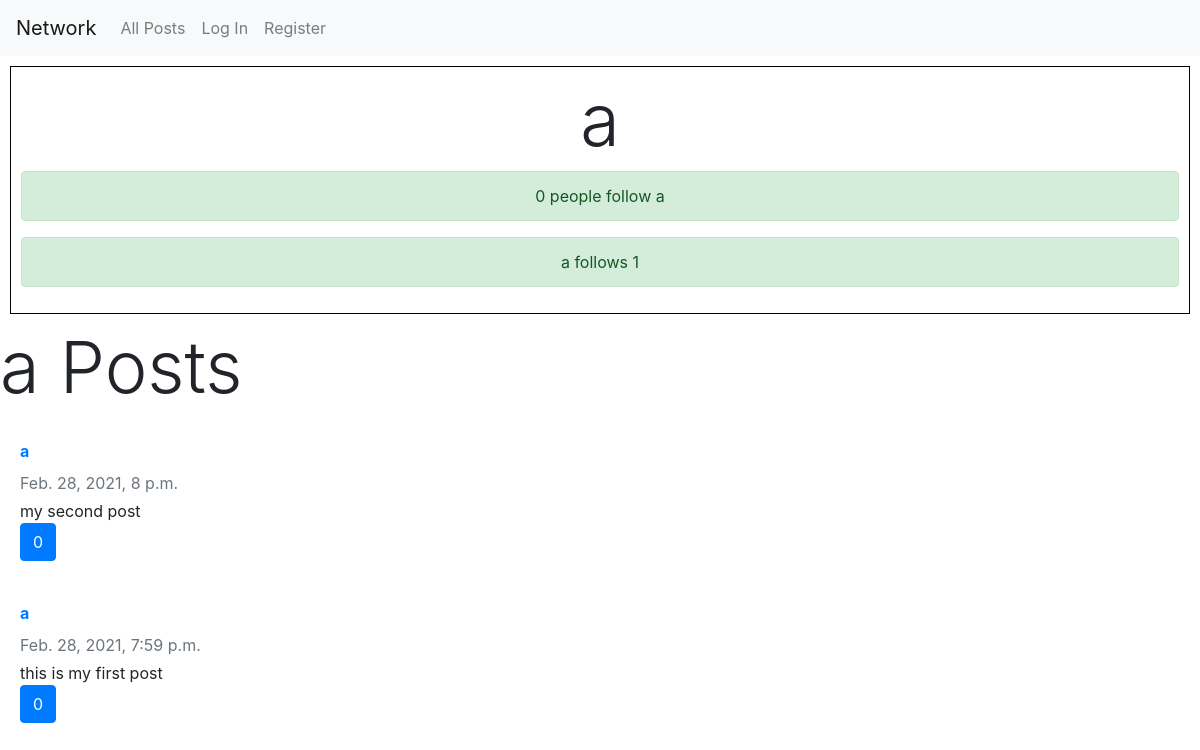
Page /profile/2 on the earlier database version.
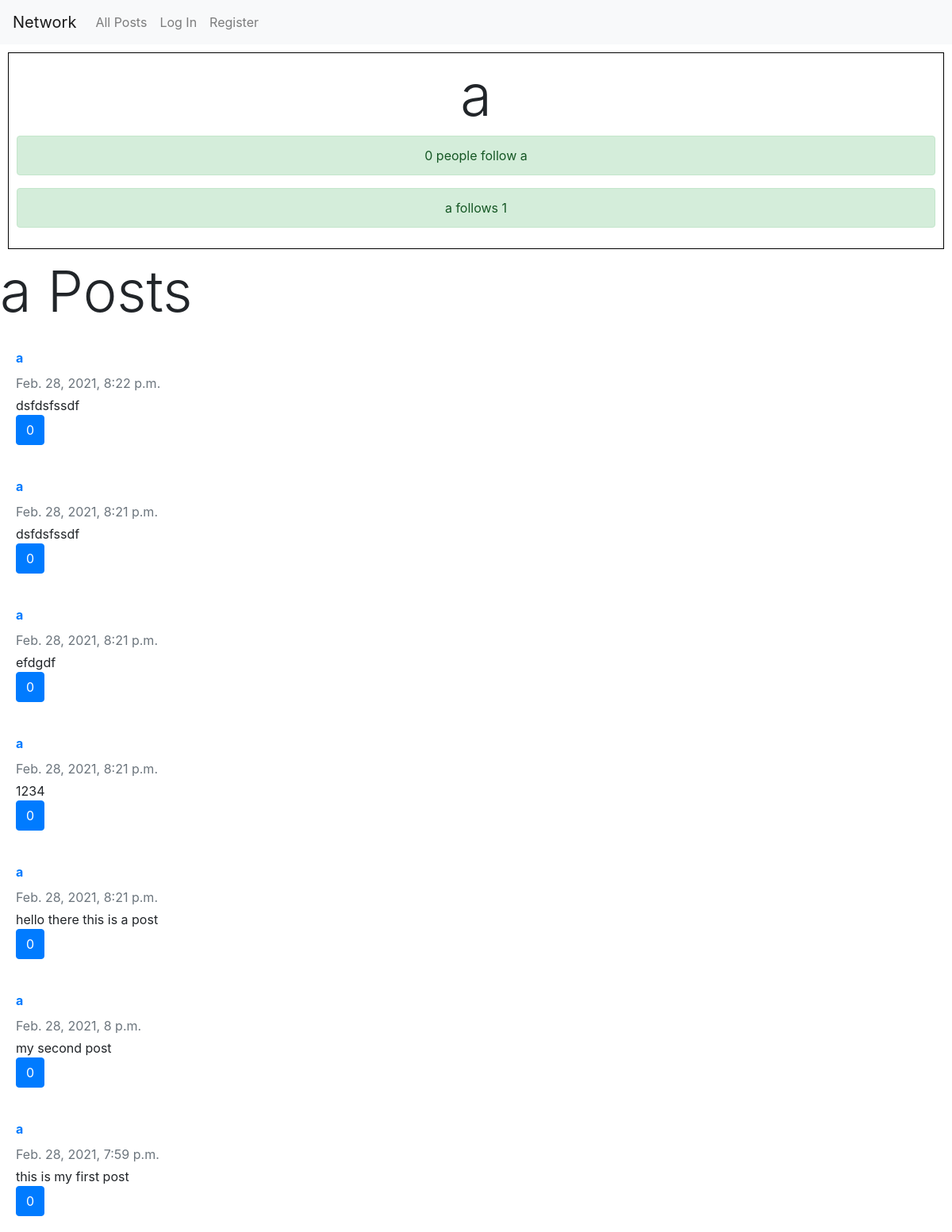
Same page on the later database version.
### network/models.py (models this page shows, shortened)
class Post(models.Model):
    content = models.TextField()
    owner = models.ForeignKey(User, on_delete=models.CASCADE, related_name='posts')
    time_created = models.DateTimeField(auto_now_add=True)
    user_likes = models.ManyToManyField(User, related_name='post_likes')
    class Meta:
        ordering = ['-time_created']

class User(AbstractUser):
    following = models.ManyToManyField('User', related_name='followers')

### network/views.py (the view)
# urls.py: path('profile/<int:pk>', views.user_profile, name='user_profile'),
def user_profile(request, pk):
    profile_owner = User.objects.get(pk=pk)
    return render(request, 'network/profile.html', {'profile_owner': profile_owner})

### network/templates/network/profile.html (shortened to what this page needs)
{% extends 'network/layout.html' %}
{% load static %}
{% block body %}
    <div class="profile">
        <h3 class="display-3" >{{ profile_owner.username }}</h3>
        <div class="alert alert-success">{{ profile_owner.followers.count }} people follow {{ profile_owner.username }}</div>
        <div class="alert alert-success">{{ profile_owner.username }} follows {{ profile_owner.following.count }}</div>
    </div>
    <h3 class="display-3">{{ profile_owner.username }} Posts</h3>
    {% for post in profile_owner.posts.all %}
       <div class="card-body d-flex flex-column align-items-start">
              <strong class="d-inline-block mb-2 text-primary"><a href="{% url 'user_profile' post.owner.id %}">{{ post.owner.username }}</a></strong>
              <div class="mb-1 text-muted">{{ post.time_created }}</div>
              <p class="card-text mb-auto">{{ post.content }}</p>
              <button class="btn btn-primary">{{ post.user_likes.count }}</button>
            </div>
    {% empty %}
        {{ user.username }} has not posted anything yet.
    {% endfor %}
{% endblock %}

Differences in the rows shown:
added Post: owner.username "a", time_created "Feb. 28, 2021, 8:22 p.m.", content "dsfdsfssdf", user_likes.count "0"
added Post: owner.username "a", time_created "Feb. 28, 2021, 8:21 p.m.", content "dsfdsfssdf", user_likes.count "0"
added Post: owner.username "a", time_created "Feb. 28, 2021, 8:21 p.m.", content "efdgdf", user_likes.count "0"
added Post: owner.username "a", time_created "Feb. 28, 2021, 8:21 p.m.", content "1234", user_likes.count "0"
added Post: owner.username "a", time_created "Feb. 28, 2021, 8:21 p.m.", content "hello there this is a post", user_likes.count "0"
